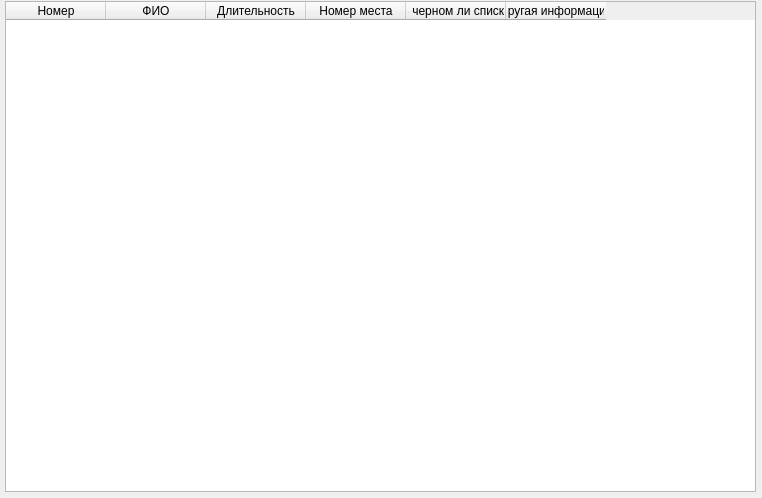
<?xml version="1.0" encoding="UTF-8"?>
<ui version="4.0">
 <class>Form</class>
 <widget class="QWidget" name="Form">
  <property name="geometry">
   <rect>
    <x>0</x>
    <y>0</y>
    <width>762</width>
    <height>498</height>
   </rect>
  </property>
  <property name="windowTitle">
   <string>Form</string>
  </property>
  <widget class="QTableWidget" name="allNumbers">
   <property name="geometry">
    <rect>
     <x>5</x>
     <y>1</y>
     <width>751</width>
     <height>491</height>
    </rect>
   </property>
   <column>
    <property name="text">
     <string>Номер</string>
    </property>
   </column>
   <column>
    <property name="text">
     <string>ФИО</string>
    </property>
   </column>
   <column>
    <property name="text">
     <string>Длительность</string>
    </property>
   </column>
   <column>
    <property name="text">
     <string>Номер места</string>
    </property>
   </column>
   <column>
    <property name="text">
     <string>В черном ли списке</string>
    </property>
   </column>
   <column>
    <property name="text">
     <string>Другая информация</string>
    </property>
   </column>
  </widget>
 </widget>
 <resources/>
 <connections/>
</ui>
